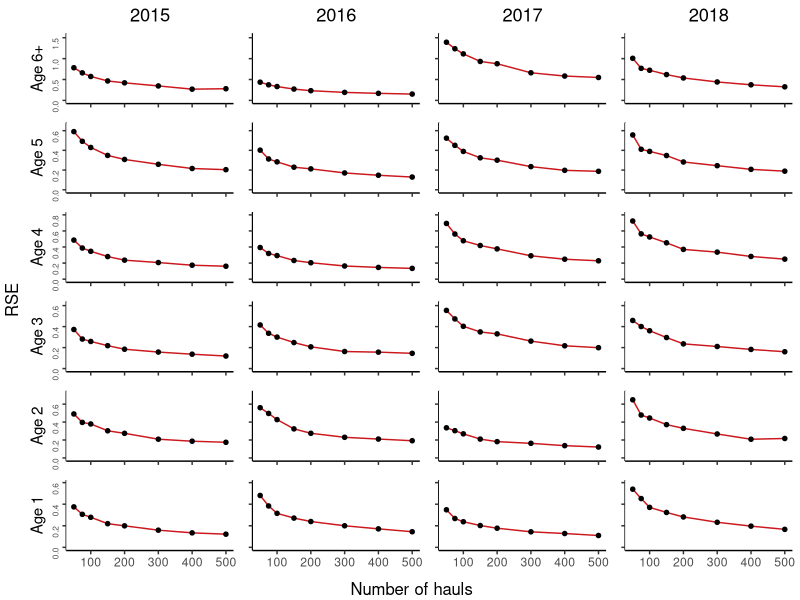
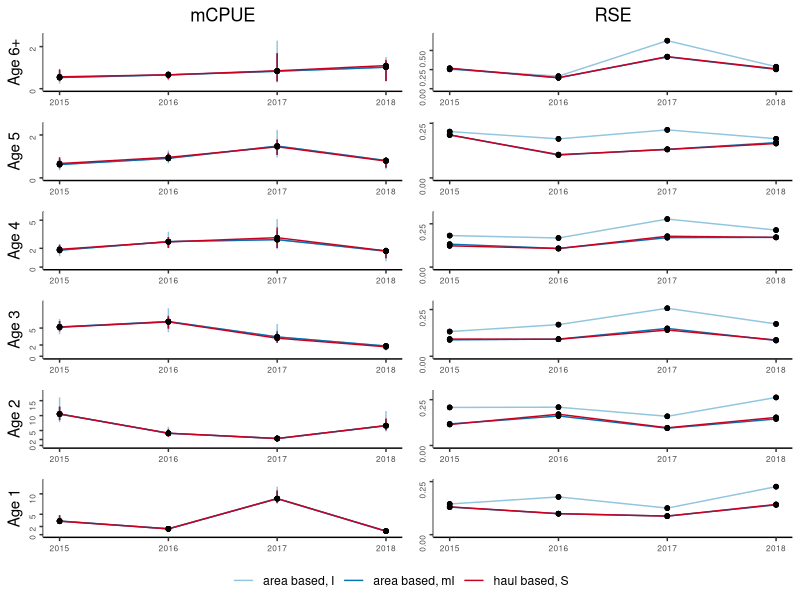
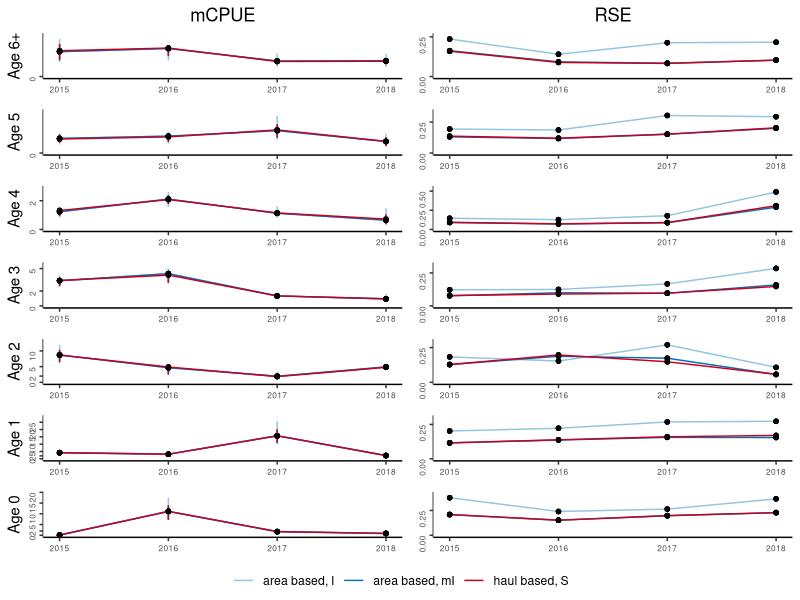
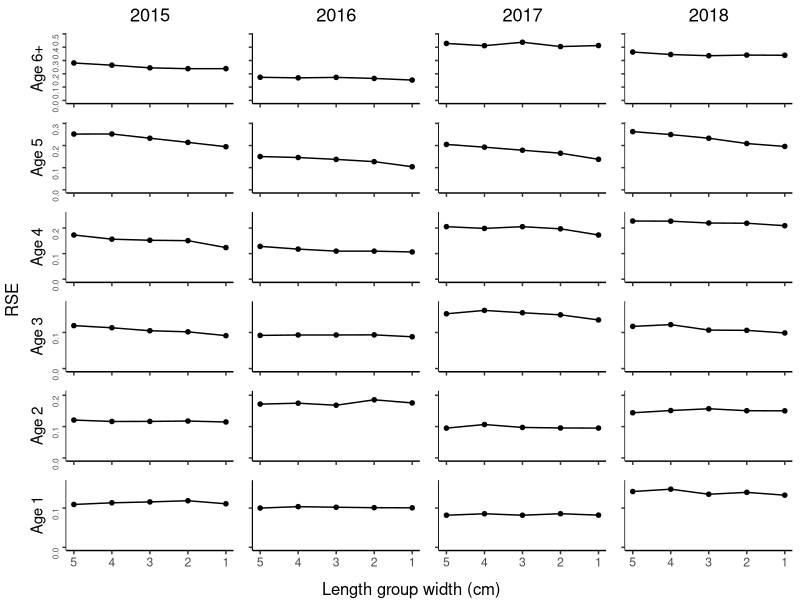
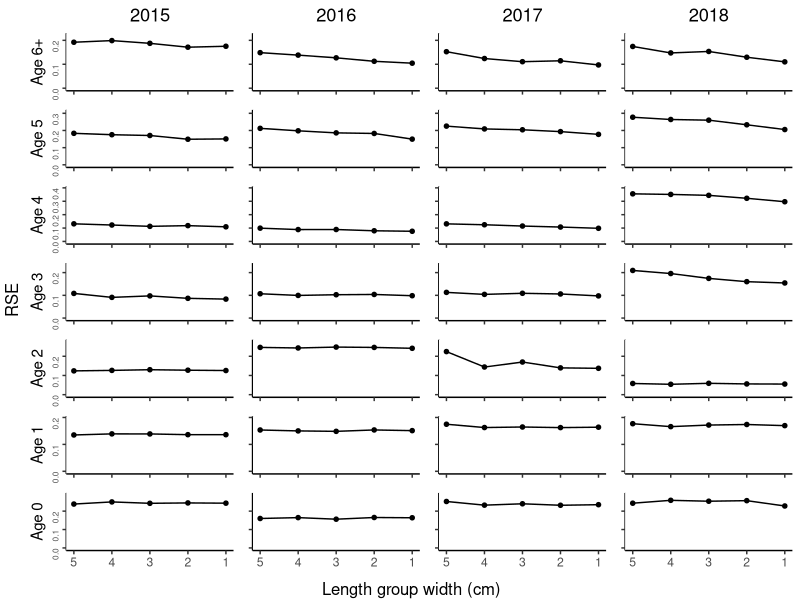
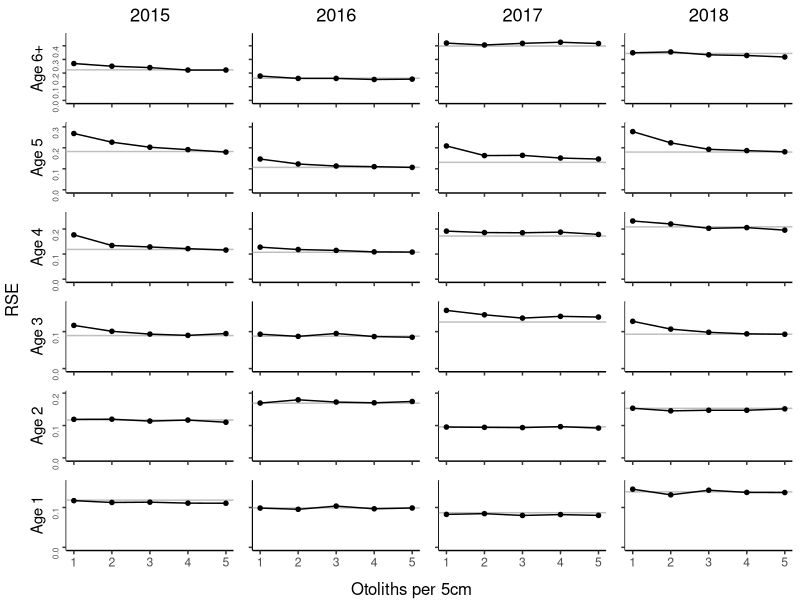
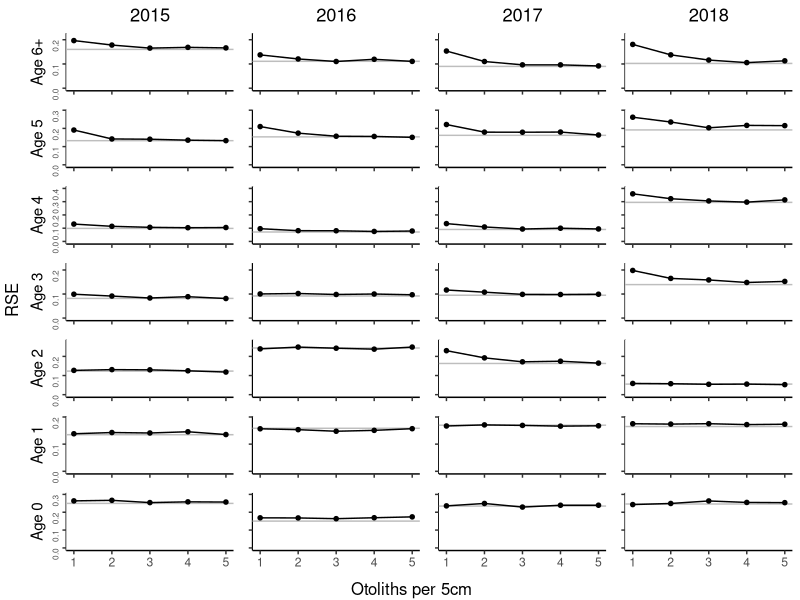

R code for these plots, in order:
#
# Example of tabulated plot inspired by Gerritsen et al. 2006
#

library(ggplot2)
library(grid)
library(gridExtra)
library(egg)

#' @noRd
makeColorMap <- function(columns, color){
  colors <- as.list(rep(color, length(columns)))
  names(colors) <- columns
  return(colors)
}

#' @noRd
panelPlotOverlay <- function(plotData, columnGroups, xVariable, yVariable, yVariableUpper, yVariableLower, xlimrow, ylimcol, showX=F, showY=F, ylabel="", basetheme=NULL, titletext="", pointcol=NULL, linecol=NULL, errorcol=NULL, tickmarks=NULL){
  
  panelplot <- ggplot(plotData, aes_string(x=xVariable, y=yVariable)) + xlim(xlimrow) + ylab(ylabel) + ylim(ylimcol)
  
  cols <- unique(plotData[,columnGroups])
  for (col in cols){
    colData <- plotData[plotData[,columnGroups] == col,]
    if (!is.null(yVariableUpper) & !is.null(yVariableLower)){
      panelplot <- panelplot + geom_linerange(data=colData, aes_string(ymin=yVariableLower, ymax=yVariableUpper), color=errorcol[[col]])
    }  
    #points and lines
    if (nrow(colData) == 0){
      panelplot <- panelplot + geom_blank()
    }
    else{
      panelplot <- panelplot + geom_line(data=colData, aes_string(color=columnGroups)) + geom_point(shape=20, size=2, color=pointcol[[col]]) + scale_color_manual(values = unlist(linecol))
    }
    
    if (!is.null(title) & col == cols[1]){
      panelplot <- panelplot + ggtitle(titletext)
    }
    
  }

  panelplot <- panelplot + basetheme()
  panelplot <- panelplot + theme(panel.grid.minor = element_blank(), panel.grid.major = element_blank())
  if (!is.null(tickmarks)){
    panelplot <- panelplot + scale_y_continuous(breaks=tickmarks, limits = ylimcol)
  }
  if (!showX){
    panelplot <- panelplot + theme(axis.title.x = element_blank(), axis.text.x=element_blank())
  }
  else{
    panelplot <- panelplot + theme(axis.title.x = element_blank())
  }
  
  if (!showY){
    panelplot <- panelplot + theme(axis.title.y = element_blank(), axis.text.y=element_blank())
  }
  
  return(panelplot)
}

#' @noRd
panelPlot  <- function(plotdata, xVariable, yVariable, yVariableUpper, yVariableLower, xlimrow, ylimcol, ylabel, basetheme, showX=F, showY=F, title=NULL, pointcol="white", linecol="black", errorcol="black", tickmarks=NULL, reverseX=F, hLine=NULL, hLineCol="grey", hLineType="solid"){
  
  panelplot <- ggplot(plotdata, aes_string(x=xVariable, y=yVariable)) + xlim(xlimrow) + ylab(ylabel) + ylim(ylimcol)

  if (!is.null(hLine)){
    panelplot <- panelplot + geom_hline(yintercept = hLine, color = hLineCol, linetype=hLineType)
  }
  #error bars
  if (!is.null(yVariableUpper) & !is.null(yVariableLower)){
    panelplot <- panelplot + geom_linerange(aes_string(ymin=yVariableLower, ymax=yVariableUpper), color=errorcol)
  }
  #points and lines
  if (nrow(plotdata) == 0){
    panelplot <- panelplot + geom_blank()
  }
  else{
    panelplot <- panelplot + geom_line(color=linecol) + geom_point(shape=20, size=2, color=pointcol)
  }
  
  if (reverseX){
    panelplot <- panelplot + scale_x_reverse()
  }
  
  panelplot <- panelplot + basetheme()
  panelplot <- panelplot + theme(panel.grid.minor = element_blank(), panel.grid.major = element_blank())
  if (!is.null(tickmarks)){
    panelplot <- panelplot + scale_y_continuous(breaks=tickmarks, limits = ylimcol)
  }
  if (!showX){
    panelplot <- panelplot + theme(axis.title.x = element_blank(), axis.text.x=element_blank())
  }
  else{
    panelplot <- panelplot + theme(axis.title.x = element_blank())
  }
  if (!showY){
    panelplot <- panelplot + theme(axis.title.y = element_blank(), axis.text.y=element_blank())
  }
  if (!is.null(title)){
    panelplot <- panelplot + ggtitle(title)
  }
  
  return(panelplot)
}

#' Table plot
#' @description 
#'  makes a tabulated plot of estimates grouped by two covariates, one for columns, one for rows. axes of all plots are the same variables.
#' @details 
#'  If 'yVariableUpper' and 'yVaraiateLower' is not provided, error bars will not be plotted
#' @param data data.table() with data, must contain columns identified by parameters 'columnGroups', 'rowGroups', 'xVariable' and 'yVariable'
#' @param columnGroups character() identifies column in data that identifies the grouping used for columns in the plot
#' @param rowGRoups character() identifies column in data that identifies the grouping used for rows in the plot
#' @param xVariable character() identifies column in data containting variable to be used for x-axis
#' @param yVariable character() identifies column in data containing variable to be used for y-axis
#' @param yVariableLower character(), optional, identifies column in data containing lower limits for error bars
#' @param yVariableUpper character(), optional,  identifies column in data containing upper limits for error bars
#' @param ylab character(), optional, label for y-axis, if not provided 'yVariable' will be used.
#' @param ymin numeric(), optional, lower bounds of y axis, if not NULL y axis will be adopted to data for each column
#' @param ymax numeric(), optional, upper bounds of y axis, if not provided y axis will be adopted to data for each column
#' @param xlim vector, optional, lower and upper bounds of x axis, if not provided y axis will be adapted to data for each row
#' @param pointcol character() or named list mapping the values in data[,columnGroups] to colors, color of points in plots
#' @param linecol character() or named list mapping the values in data[,columnGroups] to colors color of connecting lines in plots
#' @param errorcol character() or named list mapping the values in data[,columnGroups] to colors color of error bars
#' @param tickmarks numeric() specifies tickmarks for y-axis
#' @param basetheme ggplot2 - theme function to use for plotting. Default adjusts y-axis label alignments to account for variable width of tick-labels.
#' @param reverseX logical() whether to reverse X axes
#' @param hLineCol character() specify any column that should be used for horisontal reference lines
stackedPanels <- function(data, columnGroups, rowGroups, xVariable, yVariable, yVariableLower=NULL, yVariableUpper=NULL, ylab=NULL, xlab=NULL, xlim=NULL, ymin=0, ymax=NULL, pointcol="black", linecol="#cb181d", errorcol="#cb181d", tickmarks=NULL, basetheme=function(x){ggplot2::theme_classic() + theme(plot.title = element_text(hjust = 0.5), axis.text.y = element_text(angle = 90, hjust = 1, size=6))}, reverseX=F, hLineCol=NULL){
  
  if(is.numeric(columnGroups) | is.numeric(rowGroups)){
    stop("ColumnGroups and rowGroups can not be numeric variables. Covert with as.character()")
  }
  
  if (!all(c(columnGroups, rowGroups, xVariable, yVariable) %in% names(data))){
    stop("Some arguments (columnGroups, rowGroups, xVariable, yVariable) not found in data.")
  }
  
  if (any(is.na(data[,c(columnGroups, rowGroups, xVariable)]))){
    stop("NAs in grouping variables or x variable")
  }

  if (is.null(yVariableUpper) + is.null(yVariableLower) == 1){
    stop("Provide either both yVariableUpper and yVariableLower, or neither of them")
  }
  
  if (is.null(ylab)){
    ylab <- yVariable
  }
  
  if (is.null(xlab)){
    xlab <- xVariable
  }
  
  rows <- sort(unique(unlist(data[,rowGroups])), decreasing = T)
  cols <- sort(unique(unlist(data[,columnGroups])))
  
  if (is.character(linecol)){
    linecol <- makeColorMap(cols, linecol)
  }
  if (is.character(pointcol)){
    pointcol <- makeColorMap(cols, pointcol)
  }
  if (is.character(errorcol)){
    errorcol <- makeColorMap(cols, errorcol)
  }
  
  panels <- list()
  for (row in rows){
    
    #determine ylims if necessary
    minvar <- yVariable
    if (!is.null(yVariableLower)){
      minvar <- yVariableLower  
    }
    miny <- ymin
    if (is.null(miny)){
      miny <- min(data[data[,rowGroups] == row,minvar])
      miny <- miny - abs(miny) * .1
    }
    
    maxvar <- yVariable
    if (!is.null(yVariableUpper)){
      maxvar <- yVariableUpper  
    }
    maxy <- ymax
    if (is.null(maxy)){
      maxy <- max(data[data[,rowGroups] == row,maxvar])
      maxy <- maxy + abs(maxy) * .1
    }
    ylimcol <- c(miny, maxy)
    
    for (col in cols){
      xlimrow <- xlim
      if (is.null(xlimrow)){
        xlimrow <- c(min(data[data[,columnGroups] == col,xVariable]), max(data[data[,columnGroups] == col,xVariable]))
      }
      
      title <- NULL
      if (row == rows[1]){
        title = col
      }

      plotdata <- data[data[,columnGroups] == col & data[,rowGroups] == row,]
            
      referenceline <- NULL
      if (!is.null(hLineCol)){
        stopifnot(length(unique(unlist(plotdata[,hLineCol])))==1)
        referenceline <- unlist(plotdata[,hLineCol])[1]
      }

      panel <- panelPlot(plotdata, xVariable, yVariable, yVariableUpper, yVariableLower, xlimrow, ylimcol, showX=(row == rows[length(rows)]), showY=(col == cols[1]), ylabel=row, basetheme=basetheme, title=title, pointcol=pointcol[[col]], linecol=linecol[[col]], errorcol=errorcol[[col]], tickmarks=tickmarks, reverseX, hLine = referenceline)
      panels[[paste(row, col, sep="/")]] <- panel
      
    }
  }
  
  ggarrange(
    plots=panels,
    nrow=length(rows),
    left=ylab,
    bottom=xlab
    )
}

#' Makes Two column plot-table
#' Same x-axis, and row-categories, but two different y-axis for the different groups.
#' values for each of the column groups are plotted on top of each other in the column to the right for yvariable1
#' values for each of the column groups are plotted on top of each other in the column to the left for yvariable2
overlayedColumnPlot <- function(data, columnGroups, rowGroups, xVariable, yVariable1, yVariable2, yVariable1Lower=NULL, yVariable1Upper=NULL, yVariable2Lower=NULL, yVariable2Upper=NULL, ylab1=NULL, ylab2=NULL, xlab=NULL, xlim=NULL, ymin1=0, ymin2=0, ymax1=NULL, ymax2=NULL, pointcol="black", linecol="#cb181d", errorcol="#cb181d", tickmarksY1=NULL, tickmarksY2=NULL, basetheme=function(x){ggplot2::theme_classic() + theme(plot.title = element_text(hjust = 0.5), axis.text.y = element_text(angle = 90, hjust = 1, size=6), axis.text.x=element_text(size=6))}){
  if(is.numeric(columnGroups) | is.numeric(rowGroups)){
    stop("ColumnGroups and rowGroups can not be numeric variables. Covert with as.character()")
  }
  
  if (!all(c(columnGroups, rowGroups, xVariable, yVariable1, yVariable2) %in% names(data))){
    stop("Some arguments (columnGroups, rowGroups, xVariable, yVariable1, yvaraible2) not found in data.")
  }
  
  if (any(is.na(data[,c(columnGroups, rowGroups, xVariable)]))){
    stop("NAs in grouping variables or x variable")
  }
  
  if (is.null(yVariable1Upper) + is.null(yVariable1Lower) == 1){
    stop("Provide either both yVariableUpper and yVariableLower, or neither of them")
  }
  if (is.null(yVariable2Upper) + is.null(yVariable2Lower) == 1){
    stop("Provide either both yVariableUpper and yVariableLower, or neither of them")
  }
  
  if (is.null(ylab1)){
    ylab1 <- yVariable1
  }
  if (is.null(ylab2)){
    ylab2 <- yVariable2
  }
  
  if (is.null(xlab)){
    xlabel <- xVariable
  }
  else{
    xlabel <- xlab
  }
  
  rows <- sort(unique(unlist(data[,rowGroups])), decreasing = T)
  cols <- sort(unique(unlist(data[,columnGroups])))
  
  if (is.character(linecol)){
    linecol <- makeColorMap(cols, linecol)
  }
  if (is.character(pointcol)){
    pointcol <- makeColorMap(cols, pointcol)
  }
  if (is.character(errorcol)){
    errorcol <- makeColorMap(cols, errorcol)
  }
  
  panels <- list()
  for (row in rows){
    
    #determine ylims for yVariable1 if necessary
    minvar1 <- yVariable1
    if (!is.null(yVariable1Lower)){
      minvar1 <- yVariable1Lower  
    }
    miny1 <- ymin1
    if (is.null(miny1)){
      miny1 <- min(data[data[,rowGroups] == row,minvar1])
      miny1 <- miny1 - abs(miny1) * .1
    }
    
    maxvar1 <- yVariable1
    if (!is.null(yVariable1Upper)){
      maxvar1 <- yVariable1Upper  
    }
    maxy1 <- ymax1
    if (is.null(maxy1)){
      maxy1 <- max(data[data[,rowGroups] == row,maxvar1])
      maxy1 <- maxy1 + abs(maxy1) * .1
    }
    ylim1col <- c(miny1, maxy1)
    
    
    #determine ylims for yVariable2 if necessary
    minvar2 <- yVariable2
    if (!is.null(yVariable2Lower)){
      minvar2 <- yVariable2Lower  
    }
    miny2 <- ymin2
    if (is.null(miny2)){
      miny2 <- min(data[data[,rowGroups] == row,minvar2])
      miny2 <- miny2 - abs(miny2) * .1
    }
    
    maxvar2 <- yVariable2
    if (!is.null(yVariable2Upper)){
      maxvar2 <- yVariable2Upper  
    }
    maxy2 <- ymax2
    if (is.null(maxy2)){
      maxy2 <- max(data[data[,rowGroups] == row,maxvar2])
      maxy2 <- maxy2 + abs(maxy2) * .1
    }
    ylim2col <- c(miny2, maxy2)
    
    #get x-axis and title params
    xlimrow <- xlim
    if (is.null(xlimrow)){
      xlimrow <- c(min(data[,xVariable]), max(data[,xVariable]))
    }
    
    title1 <- NULL
    if (row == rows[1]){
      title1 = yVariable1
    }
    title2 <- NULL
    if (row == rows[1]){
      title2 = yVariable2
    }
    
    plotdata <- data[data[,rowGroups] == row,]
    #plot yvar1
    panel <- panelPlotOverlay(plotdata, columnGroups, xVariable, yVariable1, yVariable1Upper, yVariable1Lower, xlimrow, ylim1col, showX=T, showY=T, ylabel=row, basetheme=basetheme, title=title1, pointcol=pointcol, linecol=linecol, errorcol=errorcol, tickmarks=tickmarksY1)
    panel <- panel + theme(legend.position="none")
    panels[[paste(row, "yvar1", sep="/")]] <- panel
    
    #plot yvar2
    panel <- panelPlotOverlay(plotdata, columnGroups, xVariable, yVariable2, yVariable2Upper, yVariable2Lower, xlimrow, ylim2col, showX=T, showY=T, ylabel=NULL, basetheme=basetheme, title=title2, pointcol=pointcol, linecol=linecol, errorcol=errorcol, tickmarks=tickmarksY2)
    panel <- panel + theme(legend.position="none")
    panels[[paste(row, "yvar2", sep="/")]] <- panel
    
  }
  
  
  g <- ggplotGrob(panels[[1]] + theme(legend.position="bottom", legend.title = element_blank()))$grobs
  legend <- g[[which(sapply(g, function(x) x$name) == "guide-box")]]
  lheight <- sum(legend$height)
  grid.arrange(
    ggarrange(
      plots=panels,
      nrow=length(rows),
      left=ylab,
      bottom=xlab,draw=F
    ),
    legend,
    ncol = 1,
    heights = unit.c(unit(1, "npc") - lheight, lheight))
  
}

warning("Change file reference to package location")
warning("Check which CI to use")
warning("Check axis labels")


#
# compare the estimated mCPUE from the two ALKs for each age group (showing confidence intervals)
#

alkresult <- read.csv("data/ALKs_results.csv", sep=";", stringsAsFactors = F, dec = ",", na.strings = c("#N/A"))
alkresult$bs <- NULL
alkresult[alkresult$Bootstrap=="Stratified", "bs"] <- "S"
alkresult[alkresult$Bootstrap=="ICES-IBTS", "bs"] <- "I"
alkresult[alkresult$Bootstrap=="Modified-ICES", "bs"] <- "mI"
alkresult$ALKm <- paste(alkresult$ALK, alkresult$bs, sep=", ")
alkresult$age <- paste("Age", alkresult$age)
alkresult$RSE <- alkresult$sd / alkresult$mCPUE


estimator_colors <- list()
estimator_colors[["area based, I"]] <- "#92c5de"
estimator_colors[["area based, mI"]] <- "#0571b0"
estimator_colors[["haul based, S"]] <- "#ca0020"

####
# Plot 1
# Using Q1 and all years
#
#
alkq1 <- alkresult[alkresult$Quarter=="Q1",]
alkq1 <- alkq1[alkq1$age != "Age 0",]
pdf(file = "figures/mCpueRseQ1.pdf", width=3.35, onefile = F) #85mm in inches
overlayedColumnPlot(data = alkq1, columnGroups = "ALKm", rowGroups = "age", xVariable = "Year", yVariable1 = "mCPUE", yVariable2 = "RSE", yVariable1Lower = "Q025", yVariable1Upper = "Q975", tickmarksY1 = c(0,2,5,10,15,20,25), tickmarksY2=c(0,.25,.5,.75,1,1.25,1.5), pointcol = "black", linecol = estimator_colors, errorcol = estimator_colors)
dev.off()

####
# Plot 2 - for supplementary
# As plot 1, but for Q3, retaining age group 0
# Using Q3 and all years
alkq3 <- alkresult[alkresult$Quarter=="Q3",]
pdf(file = "figures/suppMatMcpueRseQ3.pdf", width=3.35, onefile = F) #85mm in inches
overlayedColumnPlot(data = alkq3, columnGroups = "ALKm", rowGroups = "age", xVariable = "Year", yVariable1 = "mCPUE", yVariable2 = "RSE", yVariable1Lower = "Q025", yVariable1Upper = "Q975", tickmarksY1 = c(0,2,5,10,15,20,25), tickmarksY2=c(0,.25,.5,.75,1,1.25,1.5), pointcol = "black", linecol = estimator_colors, errorcol = estimator_colors)
dev.off()


#
# Compare resampling for haul based ALK
#
resamplingPrXcm <- read.csv("data/OtolithsOnly_1_per_xcm_haulBased.csv", sep=";", stringsAsFactors = F, dec=",", na.strings = c("#N/A"))
resamplingPrXcm$age <- paste("Age", resamplingPrXcm$age)
resamplingPrXcm$Year <- as.character(resamplingPrXcm$Year)
resamplingPrXcmQ1 <- resamplingPrXcm[resamplingPrXcm$Quarter=="Q1",]
resamplingPrXcmQ1 <- resamplingPrXcmQ1[resamplingPrXcmQ1$age != "Age 0",]

resamplingPrXcmQ3 <- resamplingPrXcm[resamplingPrXcm$Quarter=="Q3",]

####
# Plot 3
# Using Q1 and all years
#
pdf(file = "figures/resamplingVariableLengthGroupQ1.pdf", width=3.35, onefile = F) #85mm in inches
stackedPanels(data = resamplingPrXcmQ1, columnGroups = "Year", rowGroups = "age", xVariable = "Otolith_1cm", yVariable = "cv", xlab="Length group width (cm)", ylab="RSE", ymin=0, reverseX = T, linecol = "black", tickmarks = c(0,.1,.2,.3,.4,.5))
dev.off()

####
# Plot 4
# as plot 3, but for q3, and retaining age 0
#
pdf(file = "figures/suppMatResamplingVariableLengthGroupQ3.pdf", width=3.35, onefile = F) #85mm in inches
stackedPanels(data = resamplingPrXcmQ3, columnGroups = "Year", rowGroups = "age", xVariable = "Otolith_1cm", yVariable = "cv", xlab="Length group width (cm)", ylab="RSE", ymin=0, reverseX = T, linecol = "black", tickmarks = c(0,.1,.2,.3,.4,.5))
dev.off()


####
# Plot 5
#
resamplingFixedLengthGroups <- read.csv("OtolithsOnly_Results/OtolithsOnly_y_per_5cm_haulBased.csv", sep=";", stringsAsFactors = F, dec=".", na.strings = c("#N/A", "NA"))
resamplingFixedLengthGroups$age <- paste("Age", resamplingFixedLengthGroups$age)
resamplingFixedLengthGroups$Year <- as.character(resamplingFixedLengthGroups$Year)
reference <- resamplingFixedLengthGroups[resamplingFixedLengthGroups$Otolith_per5cm == "C",c("Year","Quarter", "age", "cv")]
names(reference) <- c("Year","Quarter", "age", "current")
resamplingFixedLengthGroups <- resamplingFixedLengthGroups[resamplingFixedLengthGroups$Otolith_per5cm != "C",]
resamplingFixedLengthGroups$Otolith_per5cm <- as.integer(resamplingFixedLengthGroups$Otolith_per5cm)

resamplingFixedLengthGroups <- merge(resamplingFixedLengthGroups, reference)
resamplingFixedLengthGroupsQ1 <- resamplingFixedLengthGroups[resamplingFixedLengthGroups$Quarter=="Q1",]
resamplingFixedLengthGroupsQ1 <- resamplingFixedLengthGroupsQ1[resamplingFixedLengthGroupsQ1$age != "Age 0",]

pdf(file = "figures/resamplingConstantLengthGroupQ1.pdf", width=3.35, onefile = F) #85mm in inches
stackedPanels(data = resamplingFixedLengthGroupsQ1, columnGroups = "Year", rowGroups = "age", xVariable = "Otolith_per5cm", yVariable = "cv", xlab="Otoliths per 5cm", ylab="RSE", ymin=0, hLineCol="current", linecol="black", tickmarks = c(0,.1,.2,.3,.4,.5,.6,.7,.8))
dev.off()

####
# Plot 6 - supplementary
# As plot 5, but for Q3, and including Age 0
#

resamplingFixedLengthGroupsQ3 <- resamplingFixedLengthGroups[resamplingFixedLengthGroups$Quarter=="Q3",]
pdf(file = "figures/suppMatResamplingConstantLengthGroupQ3.pdf", width=3.35, onefile = F) #85mm in inches
stackedPanels(data = resamplingFixedLengthGroupsQ3, columnGroups = "Year", rowGroups = "age", xVariable = "Otolith_per5cm", yVariable = "cv", xlab="Otoliths per 5cm", ylab="RSE", ymin=0, hLineCol="current", linecol="black", tickmarks = c(0,.1,.2,.3,.4,.5,.6,.7,.8))
dev.off()

####
# Plot 7
# overlay 1 and 5 for otholith per 5 cm
# put legeneds outside plot somewhere reasonable. legend: 1 fish per 5 cm, 5 fish per 5 cm
# make B/W
resamplingOtolithsAndHauls <- read.csv("OtolithsAndHauls_Results_2015_2018/OtolAndHaul_1_5_per_5cm_areaBased2015_2018.csv", sep=";", stringsAsFactors = F, na.strings=c("NA"))
resamplingOtolithsAndHauls$cv <- resamplingOtolithsAndHauls$sd / resamplingOtolithsAndHauls$bootstrapMean
resamplingOtolithsAndHauls$age <- paste("Age", resamplingOtolithsAndHauls$age)
resamplingOtolithsAndHauls$Year <- as.character(resamplingOtolithsAndHauls$Year)
resamplingOtolithsAndHaulsQ1 <- resamplingOtolithsAndHauls[resamplingOtolithsAndHauls$Quarter=="Q1",]
resamplingOtolithsAndHaulsQ1 <- resamplingOtolithsAndHaulsQ1[resamplingOtolithsAndHaulsQ1$age != "Age 0",]

resamplingOtolithsAndHaulsQ1o5 <- resamplingOtolithsAndHaulsQ1[resamplingOtolithsAndHaulsQ1$Otolith_per5cm == 5,]
stackedPanels(data = resamplingOtolithsAndHaulsQ1o5, columnGroups = "Year", rowGroups = "age", xVariable = "N", yVariable = "cv", xlab="Number of hauls", ylab="RSE", ymin=0)

####
# Plot 8 - supplementary
# Like plot 7, but for Q3 and including aGE GROUP 0

####
# Plot 9  - supplementary
# Like plot 7, but for 1997 - 1999

####
# Plot 10  - supplementary
# Like plot 9, but for Q3 and including age group 0
